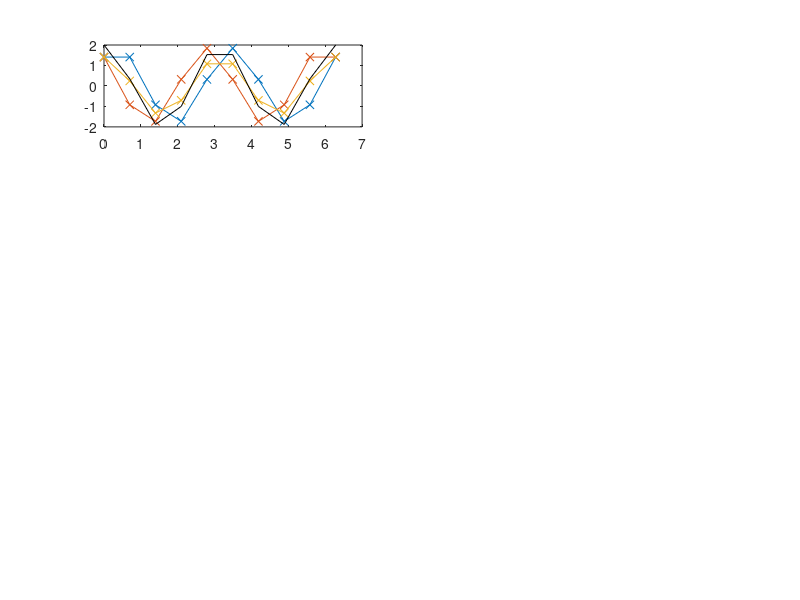

This chart was generated by the following MATLAB code: (Note: this script raises an error after producing the figure.)
%% ---------------------------- Header --------------------------------- %%

%%% Numerische Methoden der Hydromechanik
%%% Assignment: 1
%%% Group: 2
%%% Members: Nick Pfeiffer, Andreas Mirlach, Julian Lenz, Faro Schäfer

% ----------------------------------------------------------------------- %

clear all
close all

%% grid and analytical solution 

%grid = [10,12,13,14,15,16,17,18,20,30,50,100,1000,10000];
grid = [10,20,30,50,70,100,1000,10000];
% grid = [10:5:1000];
%grid = [2,4,6,8,10,12,14,16,18,20,30,40,60,100,1000];
% amount of grid points 
 
for j = 1:length(grid)

    % Number of grid points
    n = grid(j);

    % Grid spacing
    h = 2.0 * pi / (n-1);

    % Calculation of... 
    for i = 1 : n

        % ...coordinates
        x(i) = 0.0 + (i-1) * h;

        % ...analytical values of function and derivative
        f(i) = sin( 2*x(i) ); % analytical function
        dfe(i) = cos( 2*x(i) ) * 2; % analytical first derivative
        dfe2(i) = -sin( 2*x(i) ) * 4; % analytical second derivative
      
    end
    
%% Discretization for numerical solution

    for i = 1 : n

        % Periodic boundary conditions... 

        % ...for the first point
        if ( i == 1 )

            fp = f(i+1);
            fm = f(n-1);

        end

        % ...for the last point
        if ( i == n )

            fp = f(2);
            fm = f(n-1);

        end

        % If point is not at the boundaries 
        if ( ( i ~= 1 ) && ( i ~= n ) )
            fp = f(i+1);
            fm = f(i-1);
        end

        fi = f(i);

%% Numerical shemes

    % First derivative: Upwind
    dfn_U(i) = ( fi - fm ) / ( 1.0*h );
      
    % First derivative: Downwind
    dfn_D(i) = ( fp - fi ) / ( 1.0*h );
        
    % First derivative: Central
    dfn_C(i) = ( fp - fm ) / ( 2.0*h );
        
    % Second Derivative: Central 
    dfn_C2(i) = ( fp - 2*fi + fm ) / (h^2);
      
    end
    
%% Error of numerical shemes
    
    % Location of Error 
    x_error = 2*pi/5;
    
    % Value at Location of Error
    val_error_U = interp1(x,dfn_U,x_error);     % Value at linearily interpolated locatin of error: Upwind
    val_error_D = interp1(x,dfn_D,x_error);     % Value at linearily interpolated locatin of error: Downwind       
    val_error_C = interp1(x,dfn_C,x_error);     % Value at linearily interpolated locatin of error: Central
    val_error_C2 = interp1(x,dfn_C2,x_error);   % Value at linearily interpolated locatin of error: Central second derivative
    val_error_dfe = cos( 2*x_error ) * 2;       % Value at location of error first derivative
    val_error_dfe2 = -sin( 2*x_error ) * 4;     % Value at location of error second derivative
    
    % Error 
    er_U = abs( ( val_error_dfe - val_error_U ) / val_error_dfe ) ;
    er_D = abs( ( val_error_dfe - val_error_D ) / val_error_dfe ) ;
    er_C = abs( ( val_error_dfe - val_error_C ) / val_error_dfe ) ;
    er_C2 = abs( ( val_error_dfe2 - val_error_C2 ) / val_error_dfe2 ) ;
    
%% Interpolation of Points
    
    % Location of interpolated points
    xq = [0+h/2:h:h*(n-1)];               % x-values on which function values get interpolated

    % Value at interpolated points
    dfn_U_interp = interp1(x,dfn_U,xq);   % Interpolated Points for Upwind
    dfn_D_interp = interp1(x,dfn_D,xq);   % Interpolated Points for Downwind
    dfn_C_interp = interp1(x,dfn_C,xq);   % Interpolated Points for Central
    dfn_C2_interp = interp1(x,dfn_C2,xq); % Interpolated Points for Central (second der.)
    
%% Error of interpolated points

    % Value at Location of Error
    val_error_U_interp = interp1(xq,dfn_U_interp,x_error);   % Value at linearily interpolated locatin of error: Upwind
    val_error_D_interp = interp1(xq,dfn_D_interp,x_error);   % Value at linearily interpolated locatin of error: Downwind       
    val_error_C_interp = interp1(xq,dfn_C_interp,x_error);   % Value at linearily interpolated locatin of error: Central
    val_error_C2_interp = interp1(xq,dfn_C2_interp,x_error); % Value at linearily interpolated locatin of error: Central second derivative
 
    % Error
    er_U_interp = abs( ( val_error_dfe - val_error_U_interp ) / val_error_dfe ) ;
    er_D_interp = abs( ( val_error_dfe - val_error_D_interp ) / val_error_dfe ) ;
    er_C_interp = abs( ( val_error_dfe - val_error_C_interp ) / val_error_dfe ) ;
    er_C2_interp = abs( ( val_error_dfe2 - val_error_C2_interp ) / val_error_dfe2 ) ;
    
%% Error matrix

    % Error matrix
    error(j,1) = h;            % grid spacing
    error(j,2) = er_U;                  
    error(j,3) = er_D;             
    error(j,4) = er_C;             
    error(j,5) = er_U_interp;   
    error(j,6) = er_D_interp;   
    error(j,7) = er_C_interp;   
    error(j,8) = er_C2;            
    error(j,9) = er_C2_interp;  
        
%% Plots
    
    if j == 1 
        fig_first_derivative = figure;
        fig_second_derivative = figure;
    end
    
%     plot first derivative 
    set(0,'CurrentFigure',fig_first_derivative)
    subplot(4,2,j)
    plot(x, dfn_U, 'x-', x, dfn_D, 'x-', x, dfn_C, 'x-', x, dfe, '-k') % values of numerical difference scheme
    hold on 
    ax = gca;
    ax.ColorOrderIndex = 1;
    plot(xq, dfn_U_interp, '.--', xq, dfn_D_interp, '.--', xq, dfn_C_interp, '.--') % interpolated values
    legend('Upwind','Downwind','Central', 'Exact','Autoupdate','off')
    set(gca,'FontSize',14); 
    title(n);
    xline(x_error);
    hold off

%     plot second derivative
    set(0,'CurrentFigure',fig_second_derivative)
    subplot(4,2,j)
    ax = gca;
    ax.ColorOrderIndex = 4;
    hold on
    plot(x, dfn_C2, '-x', x, dfe2, '-k') % values of numerical difference scheme
    ax.ColorOrderIndex = 4;
    plot(xq, dfn_C2_interp, '.--') % interpolated values
    legend('Central', 'Exact','Autoupdate','off')
    set(gca,'FontSize',14); 
    xline(x_error);
    title(n);
    
end
    
% Plotting of error over grid spacing in log scale
figure
    loglog(error(:,1),error(:,2),'-',error(:,1),error(:,3),'-',...
        error(:,1),error(:,4),'-',error(:,1),error(:,8),'-')
    hold on
    ax = gca;
    ax.ColorOrderIndex = 1;
    loglog(error(:,1),error(:,5),'--',error(:,1),error(:,6),'--',...
        error(:,1),error(:,7),'--',error(:,1),error(:,9),'--')
    title('Error plot first derivative');
    xlabel('Grid spacing h');
    ylabel('Relative error');
    legend('Upwind','Downwind','Central','Central Second',...
        'Upwind Int','Downwind Int','Central Int','Central Second Int',...
        'Location','SouthEast')
